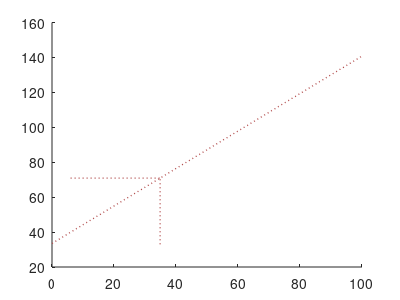

The MATLAB script that drew this image: (Note: this script raises an error after producing the figure.)
function demo_Gaussian_conditioning01
% Conditional probability with a multivariate normal distribution.
%
% @article{Calinon16JIST,
% 	author="Calinon, S.",
% 	title="A Tutorial on Task-Parameterized Movement Learning and Retrieval",
% 	journal="Intelligent Service Robotics",
%		publisher="Springer Berlin Heidelberg",
%		doi="10.1007/s11370-015-0187-9",
%		year="2016",
%		volume="9",
%		number="1",
%		pages="1--29"
% }
% 
% Copyright (c) 2015 Idiap Research Institute, http://idiap.ch/
% Written by Sylvain Calinon, http://calinon.ch/
% 
% This file is part of PbDlib, http://www.idiap.ch/software/pbdlib/
% 
% PbDlib is free software: you can redistribute it and/or modify
% it under the terms of the GNU General Public License version 3 as
% published by the Free Software Foundation.
% 
% PbDlib is distributed in the hope that it will be useful,
% but WITHOUT ANY WARRANTY; without even the implied warranty of
% MERCHANTABILITY or FITNESS FOR A PARTICULAR PURPOSE. See the
% GNU General Public License for more details.
% 
% You should have received a copy of the GNU General Public License
% along with PbDlib. If not, see <http://www.gnu.org/licenses/>.

addpath('./m_fcts/');


%% Parameters
%%%%%%%%%%%%%%%%%%%%%%%%%%%%%%%%%%%%%%%%%%%%%%%%%%%%%%%%%%%%%%%%%%%%%%%%%%%
model.nbVar = 2; %Number of variables [x1,x2]


%% Load  data
%%%%%%%%%%%%%%%%%%%%%%%%%%%%%%%%%%%%%%%%%%%%%%%%%%%%%%%%%%%%%%%%%%%%%%%%%%%
load('data/faithful.mat');
Data = faithful';
Data(1,:) = Data(1,:)*1E1;


%% Gaussian conditioning 
%%%%%%%%%%%%%%%%%%%%%%%%%%%%%%%%%%%%%%%%%%%%%%%%%%%%%%%%%%%%%%%%%%%%%%%%%
model.Mu = mean(Data,2);
model.Sigma = cov(Data');

in=1; out=2;
DataIn = 50;

%See for example section "2.3.1 Conditional Gaussian distributions" in Bishop's book, 
%or Conditional distribution section on the multivariate normal distribution wikipedia page
MuOut = model.Mu(out) + model.Sigma(out,in) / model.Sigma(in,in) * (DataIn-model.Mu(in));
SigmaOut = model.Sigma(out,out) - model.Sigma(out,in) / model.Sigma(in,in) * model.Sigma(in,out);
slope = model.Sigma(out,in)/model.Sigma(in,in);


%% Plot
%%%%%%%%%%%%%%%%%%%%%%%%%%%%%%%%%%%%%%%%%%%%%%%%%%%%%%%%%%%%%%%%%%%%%%%%%%%
mrg = [10 10];
limAxes = [min(Data(1,:))-mrg(1) max(Data(1,:))+mrg(1) min(Data(2,:))-mrg(2) max(Data(2,:))+mrg(2)];

figure('PaperPosition',[0 0 4 3],'position',[10,50,1600,1200]); hold on; %axis off;
plot(DataIn+[-50,50], MuOut+slope*[-50,50], ':','linewidth',1,'color',[.7 .3 .3]);
plot([model.Mu(1) model.Mu(1)], [limAxes(3) model.Mu(2)], ':','linewidth',1,'color',[.7 .3 .3]);
plot([limAxes(1) model.Mu(1)], [model.Mu(2) model.Mu(2)], ':','linewidth',1,'color',[.7 .3 .3]);

%Plot joint distribution
plotGMM(model.Mu, model.Sigma, [.8 0 0]);
%Plot marginal distribution horizontally
plotGaussian1D(model.Mu(1), model.Sigma(1,1), [limAxes(1) limAxes(3) limAxes(2)-limAxes(1) 10], [.8 0 0], 1, 'h');
%Plot marginal distribution vertically
plotGaussian1D(model.Mu(2), model.Sigma(2,2), [limAxes(1) limAxes(3) 10 limAxes(4)-limAxes(3)], [.8 0 0], 1, 'v');
%Plot conditional distribution vertically
plotGaussian1D(MuOut, SigmaOut, [limAxes(1) limAxes(3) 10 limAxes(4)-limAxes(3)], [0 0 .8], 1, 'v');

plot(DataIn,MuOut,'.','markersize',12,'color',[.7 .3 .3]);
plot(DataIn,limAxes(3),'.','markersize',26,'color',[0 0 .8]);
plot([DataIn DataIn], [limAxes(3) MuOut], ':','linewidth',1,'color',[.7 .3 .3]);
plot([limAxes(1) DataIn], [MuOut MuOut], ':','linewidth',1,'color',[.7 .3 .3]);

axis(limAxes);
set(gca,'Xtick',[]); set(gca,'Ytick',[]);
xlabel('x^I'); ylabel('x^O');

%pause;
%close all;
